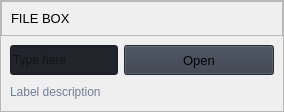
                          <widget class="QFrame" name="row_1">
                           <property name="frameShape">
                            <enum>QFrame::StyledPanel</enum>
                           </property>
                           <property name="frameShadow">
                            <enum>QFrame::Raised</enum>
                           </property>
                           <layout class="QVBoxLayout" name="verticalLayout_16">
                            <property name="spacing">
                             <number>0</number>
                            </property>
                            <property name="leftMargin">
                             <number>0</number>
                            </property>
                            <property name="topMargin">
                             <number>0</number>
                            </property>
                            <property name="rightMargin">
                             <number>0</number>
                            </property>
                            <property name="bottomMargin">
                             <number>0</number>
                            </property>
                            <item>
                             <widget class="QFrame" name="frame_div_content_1">
                              <property name="minimumSize">
                               <size>
                                <width>0</width>
                                <height>110</height>
                               </size>
                              </property>
                              <property name="maximumSize">
                               <size>
                                <width>16777215</width>
                                <height>110</height>
                               </size>
                              </property>
                              <property name="frameShape">
                               <enum>QFrame::NoFrame</enum>
                              </property>
                              <property name="frameShadow">
                               <enum>QFrame::Raised</enum>
                              </property>
                              <layout class="QVBoxLayout" name="verticalLayout_17">
                               <property name="spacing">
                                <number>0</number>
                               </property>
                               <property name="leftMargin">
                                <number>0</number>
                               </property>
                               <property name="topMargin">
                                <number>0</number>
                               </property>
                               <property name="rightMargin">
                                <number>0</number>
                               </property>
                               <property name="bottomMargin">
                                <number>0</number>
                               </property>
                               <item>
                                <widget class="QFrame" name="frame_title_wid_1">
                                 <property name="maximumSize">
                                  <size>
                                   <width>16777215</width>
                                   <height>35</height>
                                  </size>
                                 </property>
                                 <property name="frameShape">
                                  <enum>QFrame::StyledPanel</enum>
                                 </property>
                                 <property name="frameShadow">
                                  <enum>QFrame::Raised</enum>
                                 </property>
                                 <layout class="QVBoxLayout" name="verticalLayout_18">
                                  <item>
                                   <widget class="QLabel" name="labelBoxBlenderInstalation">
                                    <property name="font">
                                     <font>
                                      <family>Segoe UI</family>
                                      <pointsize>10</pointsize>
                                      <italic>false</italic>
                                      <bold>false</bold>
                                     </font>
                                    </property>
                                    <property name="styleSheet">
                                     <string notr="true"/>
                                    </property>
                                    <property name="text">
                                     <string>FILE BOX</string>
                                    </property>
                                   </widget>
                                  </item>
                                 </layout>
                                </widget>
                               </item>
                               <item>
                                <widget class="QFrame" name="frame_content_wid_1">
                                 <property name="frameShape">
                                  <enum>QFrame::NoFrame</enum>
                                 </property>
                                 <property name="frameShadow">
                                  <enum>QFrame::Raised</enum>
                                 </property>
                                 <layout class="QHBoxLayout" name="horizontalLayout_9">
                                  <item>
                                   <layout class="QGridLayout" name="gridLayout">
                                    <property name="bottomMargin">
                                     <number>0</number>
                                    </property>
                                    <item row="1" column="0" colspan="2">
                                     <widget class="QLabel" name="labelVersion_3">
                                      <property name="styleSheet">
                                       <string notr="true">color: rgb(113, 126, 149);</string>
                                      </property>
                                      <property name="lineWidth">
                                       <number>1</number>
                                      </property>
                                      <property name="text">
                                       <string>Label description</string>
                                      </property>
                                      <property name="alignment">
                                       <set>Qt::AlignLeading|Qt::AlignLeft|Qt::AlignVCenter</set>
                                      </property>
                                     </widget>
                                    </item>
                                    <item row="0" column="0">
                                     <widget class="QLineEdit" name="lineEdit">
                                      <property name="minimumSize">
                                       <size>
                                        <width>0</width>
                                        <height>30</height>
                                       </size>
                                      </property>
                                      <property name="styleSheet">
                                       <string notr="true">background-color: rgb(33, 37, 43);</string>
                                      </property>
                                      <property name="text">
                                       <string/>
                                      </property>
                                      <property name="placeholderText">
                                       <string>Type here</string>
                                      </property>
                                     </widget>
                                    </item>
                                    <item row="0" column="1">
                                     <widget class="QPushButton" name="pushButton">
                                      <property name="minimumSize">
                                       <size>
                                        <width>150</width>
                                        <height>30</height>
                                       </size>
                                      </property>
                                      <property name="font">
                                       <font>
                                        <family>Segoe UI</family>
                                        <pointsize>10</pointsize>
                                        <italic>false</italic>
                                        <bold>false</bold>
                                       </font>
                                      </property>
                                      <property name="cursor">
                                       <cursorShape>PointingHandCursor</cursorShape>
                                      </property>
                                      <property name="styleSheet">
                                       <string notr="true">background-color: rgb(52, 59, 72);</string>
                                      </property>
                                      <property name="text">
                                       <string>Open</string>
                                      </property>
                                      <property name="icon">
                                       <iconset resource="resources.qrc">
                                        <normaloff>:/icons/images/icons/cil-folder-open.png</normaloff>:/icons/images/icons/cil-folder-open.png</iconset>
                                      </property>
                                     </widget>
                                    </item>
                                   </layout>
                                  </item>
                                 </layout>
                                </widget>
                               </item>
                              </layout>
                             </widget>
                            </item>
                           </layout>
                          </widget>
